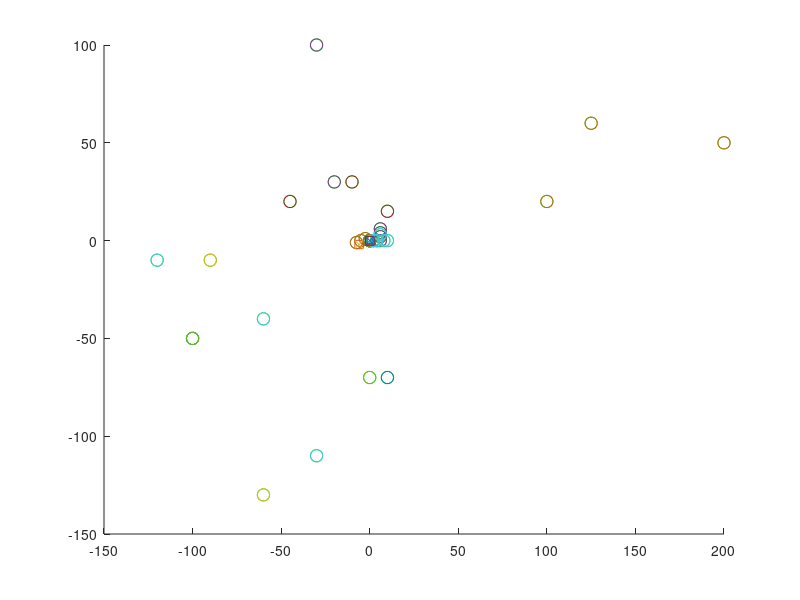

The MATLAB source for this figure:
%% Sine corrected
hold on
scatter([-7.5 -5 -2.5 0],[-1 0 1 0], 80, 'g')
scatter([-7.5 -5 -2.5 0],[-1 0 1 0], 80, 'gx')
%% C shape

hold on
scatter([-30 -20 0],[100 30 0], 80, 'g')
scatter([-30 -20 0],[100 30 0], 80, 'gx')

%% N shape 5 
hold on
scatter([-120 -60 -30 0],[-10 -40 -110 0], 80, 'g')
scatter([-120 -60 -30 0],[-10 -40 -110 0], 80, 'gx')

%% N shape 4 
hold on
scatter([-100 10 0],[-50 -70 0], 80, 'g')
scatter([-100 10 0],[-50 -70 0], 80, 'gx')

%% N shape 3 
hold on
scatter([-90 -60 0],[-10 -130 0], 80, 'g')
scatter([-90 -60 0],[-10 -130 0], 80, 'gx')

%% N shape 1 
hold on
scatter([-100 0 0],[-50 -70 0], 80, 'g')
scatter([-100 0 0],[-50 -70 0], 80, 'gx')

%% P shape 3 
hold on
scatter([-45 -10 10 0],[20 30 15 0], 80, 'g')
scatter([-45 -10 10 0],[20 30 15 0], 80, 'gx')

%% Line 1 
hold on
scatter([200 125 100 0],[50 60 20 0], 80, 'g')
scatter([200 125 100 0],[50 60 20 0], 80, 'gx')

%% Line L Turn 
hold on
scatter([2 4 6 6 6 6],[0 0 0 2 4 6], 80, 'g')
scatter([2 4 6 6 6 6],[0 0 0 2 4 6], 80, 'gx')

%% Line Bump 
hold on
scatter([2 4 6 8 10],[0 0 3 0 0 ], 80, 'g')
scatter([2 4 6 8 10],[0 0 3 0 0 ], 80, 'gx')

%% Plot box, start and goal
hold on
 line([-2.5, -2.5], [-2.5, 2]);
 line([-2.5, 2.5], [-2.5, -2.5]);
 line([2.5, 2.5], [-2.5, 2]);
  line([-1.5, -1.5], [-1.5, 2]);
 line([-1.5, 1.5], [-1.5, -1.5]);
 line([1.5, 1.5], [-1.5, 2]);
 line([-2.5, -1.5], [2, 2]);
 line([2.5, 1.5], [2, 2]);
 scatter(0,0,'sk')
 scatter(0,0,'xk')
 scatter(-6,-2,'sk')
 scatter(-6,-2,'xk')